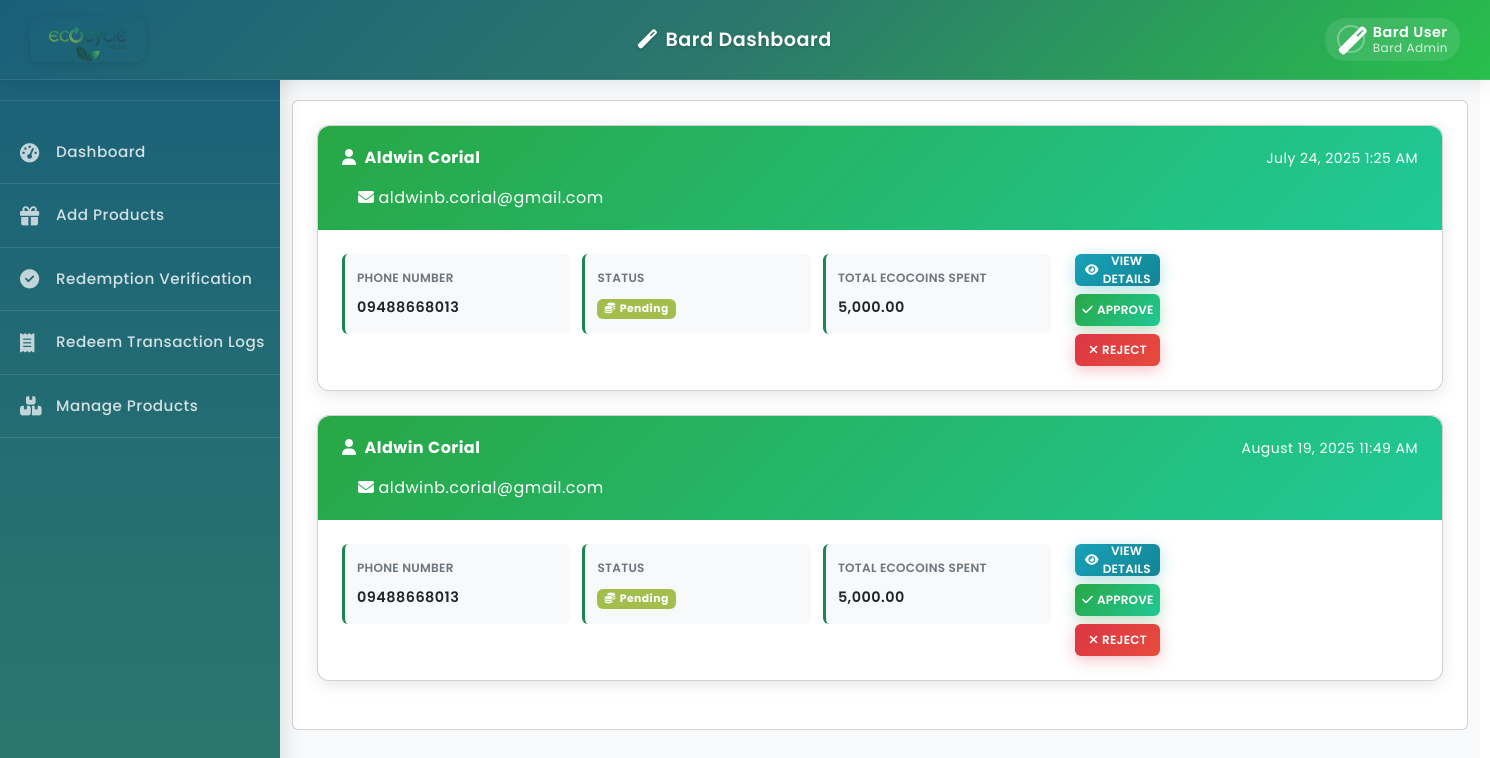
The app's page /admin/bardredemptionverification.php with its own data.
### tables this page shows
CREATE TABLE `bardproductsredeem` (
  `redeem_id` int(11) NOT NULL,
  `user_id` int(11) NOT NULL,
  `user_type` enum('buyer','seller') NOT NULL,
  `product_id` int(11) NOT NULL,
  `quantity` int(11) NOT NULL DEFAULT 1,
  `ecocoins_spent` int(11) NOT NULL,
  `status` enum('pending','approved','declined','completed') DEFAULT 'pending',
  `created_at` timestamp NOT NULL DEFAULT current_timestamp(),
  `updated_at` timestamp NOT NULL DEFAULT current_timestamp() ON UPDATE current_timestamp(),
  `cost` decimal(10,2) NOT NULL DEFAULT 0.00,
  `order_id` varchar(50) NOT NULL,
  `redeemed_at` datetime NOT NULL DEFAULT current_timestamp()
);

CREATE TABLE `buyers` (
  `buyer_id` int(11) NOT NULL,
  `fullname` varchar(100) NOT NULL,
  `username` varchar(50) NOT NULL,
  `phone_number` varchar(20) NOT NULL,
  `email` varchar(100) NOT NULL,
  `password` varchar(255) NOT NULL,
  `address` text DEFAULT NULL,
  `documents` varchar(255) DEFAULT NULL,
  `status` enum('active','blocked') DEFAULT 'active',
  `created_at` timestamp NOT NULL DEFAULT current_timestamp(),
  `updated_at` timestamp NOT NULL DEFAULT current_timestamp() ON UPDATE current_timestamp(),
  `last_login` datetime DEFAULT NULL,
  `ecocoins_balance` decimal(10,2) NOT NULL DEFAULT 0.00,
  PRIMARY KEY (`buyer_id`),
  UNIQUE KEY `username` (`username`),
  UNIQUE KEY `email` (`email`)
);

### admin/bardredemptionverification.php (the view, shortened to what this page needs)
<?php
require_once '../config/database.php';
include 'bardheader.php';
include 'bardsidebar.php';
$stmt = $pdo->prepare('
  SELECT r.*, b.fullname as buyer_name, b.email as buyer_email, b.phone_number
  FROM bardproductsredeem r
  JOIN buyers b ON r.user_id = b.buyer_id
  WHERE r.status = "pending"
  ORDER BY r.created_at ASC
');
$stmt->execute();
$orders = $stmt->fetchAll();
?>
<!DOCTYPE html>
<html lang="en">
<head>
    <link rel="stylesheet" href="style.css">
    <link href="https://cdn.jsdelivr.net/npm/bootstrap@5.3.0-alpha3/dist/css/bootstrap.min.css" rel="stylesheet">
    <link rel="stylesheet" href="https://cdnjs.cloudflare.com/ajax/libs/font-awesome/6.4.0/css/all.min.css">
</head>
<body>
<div class="main-content">
    <h2 style="color:#1a5f7a; font-weight:700;">Redemption Verification</h2>
    <div class="container users-fixed-panel" style="padding-top:40px;">
      <div class="card p-4">
        <?php if (empty($orders)): ?>
          <div class="text-center">
            <i class="fas fa-inbox fa-3x text-muted mb-3"></i>
            <h5 class="text-muted">No pending redemption requests found.</h5>
            <p class="text-muted">All redemption requests have been processed.</p>
          </div>
        <?php else: ?>
          <?php foreach ($orders as $order): ?>
            <div class="order-card card">
              <div class="card-header">
                <div class="d-flex justify-content-between align-items-center">
                  <div>
                    <strong><i class="fas fa-user me-2"></i><?php echo htmlspecialchars($order['buyer_name']); ?></strong>
                  </div>
                  <div class="text-end">
                    <small><?php echo date('F j, Y g:i A', strtotime($order['created_at'])); ?></small>
                  </div>
                </div>
                <div class="mt-2">
                  <span class="ms-3"><i class="fas fa-envelope me-1"></i><?php echo htmlspecialchars($order['buyer_email']); ?></span>
                </div>
              </div>
              <div class="card-body">
                <div class="row">
                  <div class="col-md-8">
                    <div class="order-info-grid">
                      <div class="order-info-item">
                        <div class="order-info-label">Phone Number</div>
                        <div class="order-info-value"><?php echo htmlspecialchars($order['phone_number']); ?></div>
                      </div>
                      <div class="order-info-item">
                        <div class="order-info-label">Status</div>
                        <div class="order-info-value">
                          <span class="badge bg-success"><i class="fas fa-coins me-1"></i>Pending</span>
                        </div>
                      </div>
                      <div class="order-info-item">
                        <div class="order-info-label">Total EcoCoins Spent</div>
                        <div class="order-info-value">
                            <?php echo isset($order['ecocoins_spent']) ? number_format($order['ecocoins_spent'], 2) : '0.00'; ?>
                        </div>
                      </div>
                    </div>
                  </div>
                  <div class="col-md-4">
                    <div class="d-flex flex-column gap-2">
                      <button type="button" class="btn btn-view btn-enhanced" onclick="viewOrderDetails(<?php echo htmlspecialchars(json_encode($order)); ?>)">
                        <i class="fas fa-eye me-1"></i> View Details
                      </button>
                      <button type="button" class="btn btn-approve btn-enhanced" onclick="approveOrder(<?php echo $order['redeem_id']; ?>, '<?php echo htmlspecialchars($order['buyer_name']); ?>')">
                        <i class="fas fa-check me-1"></i> Approve
                      </button>
                      <button type="button" class="btn btn-reject btn-enhanced" onclick="rejectOrder(<?php echo $order['redeem_id']; ?>, '<?php echo htmlspecialchars($order['buyer_name']); ?>')">
                        <i class="fas fa-times me-1"></i> Reject
                      </button>
                    </div>
                  </div>
                </div>
              </div>
            </div>
          <?php endforeach; ?>
        <?php endif; ?>
      </div>
    </div>
</div>
  </body></html>

### admin/bardheader.php (shortened to what this page needs)
<!DOCTYPE html>
<html lang="en">
  <head>
    <link rel="stylesheet" href="https://cdn.jsdelivr.net/npm/swiper@9/swiper-bundle.min.css">
    <link href="https://cdn.jsdelivr.net/npm/bootstrap@5.3.0-alpha3/dist/css/bootstrap.min.css" rel="stylesheet">
    <link rel="stylesheet" type="text/css" href="../css/vendor.css">
    <link rel="stylesheet" type="text/css" href="../style.css">
    <link rel="stylesheet" href="https://cdnjs.cloudflare.com/ajax/libs/font-awesome/6.0.0-beta3/css/all.min.css">
  </head>
  <body>
    <header class="bard-header">
      <div class="header-content">
        <div class="header-left">
          <div class="logo-section">
              <img src="../images/logo.png.png" alt="Ecocycle Logo" class="logo-img">
          </div>
        </div>
        <div class="header-center">
          <h4 class="page-title"><i class="fas fa-magic me-2"></i>Bard Dashboard</h4>
        </div>
        <div class="header-right">
          <div class="header-actions">
            <div class="bard-profile dropdown" data-bs-toggle="dropdown" aria-expanded="false" style="cursor:pointer; padding: 6px 12px; gap: 8px;">
              <i class="fas fa-magic bard-avatar" style="font-size: 28px; color: white; width: 28px; height: 28px; border-radius: 50%; border: 2px solid rgba(255,255,255,0.3); object-fit: cover;"></i>
              <div class="bard-info">
                <p class="bard-name" style="font-size: 0.9rem; font-weight: 600; margin: 0; line-height: 1.2;">Bard User</p>
                <p class="bard-role" style="font-size: 0.75rem; color: rgba(255,255,255,0.8); margin: 0; line-height: 1.2;">Bard Admin</p>
              </div>
            </div>
          </div>
        </div>
      </div>
    </header>
  </body>
</html>

### admin/bardsidebar.php (shortened to what this page needs)
<div class="bard-sidebar pt-0">
  <div class="bard-logo-section">
    <div class="bard-logo">
    </div>
  </div>
  <a href="barddashboard.php" class="bard-menu-item">
    <i class="fas fa-tachometer-alt"></i>
    <span class="bard-menu-text">Dashboard</span>
  </a>
  <a href="bardaddproducts.php" class="bard-menu-item">
    <i class="fas fa-gift"></i>
    <span class="bard-menu-text">Add Products</span>
  </a>
  <a href="bardredemptionverification.php" class="bard-menu-item">
    <i class="fas fa-check-circle"></i>
    <span class="bard-menu-text">Redemption Verification</span>
  </a>
  <a href="bardredemptionlogs.php" class="bard-menu-item">
    <i class="fas fa-receipt"></i>
    <span class="bard-menu-text">Redeem Transaction Logs</span>
  </a>
  <a href="managebardproducts.php" class="bard-menu-item">
    <i class="fas fa-boxes"></i>
    <span class="bard-menu-text">Manage Products</span>
  </a>
</div>

### style.css (style rules this page uses)
body { font-family: 'Poppins', sans-serif; --heading-font : "Inter", sans-serif; --bs-link-color: #333; --bs-link-hover-color:#333; --bs-link-color-rgb: 40,40,40; --bs-link-hover-color-rgb: 0,0,0; --bs-light-rgb: 248, 248, 248; --bs-font-sans-serif: "Inter", sans-serif; --bs-body-font-family: 'Poppins', sans-serif; --bs-body-font-size: 1rem; --bs-body-font-weight: 400; --bs-body-line-height: 2; --bs-body-color: #747474; --bs-primary: #6BB252; --bs-primary-rgb: 107, 178, 82; --bs-secondary: #364127; --bs-secondary-rgb: 54, 65, 39; --bs-danger: #F95F09; --bs-danger-rgb: 249, 95, 9; --bs-success: #a3be4c; --bs-success-rgb: 163, 190, 76; --bs-primary-bg-subtle: #FFF9EB; --bs-success-bg-subtle: #eef5e5; --bs-border-color: #F7F7F7; }
body { letter-spacing: 0.03em; }
h1,h2,h3,h4,h5,h6 { font-family: 'Poppins', sans-serif; color: var(--bs-dark); font-weight: 700; }
.container, .container-fluid, .container-lg, .container-md, .container-sm, .container-xl, .container-xxl { --bs-gutter-x: 3rem; }
.main-content { width: 100%; padding-left: 0; padding-right: 0; }

### admin/bardheader.php (style rules this page uses)
body { padding-top: 80px; font-family: 'Poppins', sans-serif; background-color: #f8f9fa; }
.bard-header { background: linear-gradient(135deg, #1a5f7a 0%, #2c786c 50%, #28bf4b 100%); height: 80px; position: fixed; top: 0; left: 0; width: 100%; z-index: 1100; box-shadow: 0 2px 20px rgba(0,0,0,0.1); border-bottom: 1px solid rgba(255,255,255,0.1); }
.header-content { height: 100%; display: flex; align-items: center; justify-content: space-between; padding: 0 30px; }
.header-left { display: flex; align-items: center; gap: 20px; }
.logo-section { display: flex; align-items: center; gap: 15px; }
.logo-img { height: 45px; border-radius: 8px; box-shadow: 0 2px 10px rgba(0,0,0,0.1); }
.header-center { flex: 1; display: flex; justify-content: center; align-items: center; }
.page-title { color: white; font-weight: 600; font-size: 1.2rem; margin: 0; text-shadow: 0 1px 3px rgba(0,0,0,0.2); }
.header-right { display: flex; align-items: center; gap: 20px; }
.header-actions { display: flex; align-items: center; gap: 15px; }
.bard-profile { display: flex; align-items: center; gap: 8px; padding: 6px 12px; background: rgba(255,255,255,0.1); border-radius: 20px; backdrop-filter: blur(10px); transition: all 0.3s ease; cursor: pointer; }
.bard-avatar { width: 28px; height: 28px; border-radius: 50%; border: 2px solid rgba(255,255,255,0.3); object-fit: cover; }
.bard-info { color: white; text-align: left; }
.bard-name { font-weight: 600; font-size: 0.9rem; margin: 0; line-height: 1.2; }
.bard-role { font-size: 0.75rem; color: rgba(255,255,255,0.8); margin: 0; line-height: 1.2; }

### admin/bardsidebar.php (style rules this page uses)
.bard-sidebar { background: linear-gradient(180deg, #1a5f7a 0%, #2c786c 100%); border-right: none; height: 100vh; position: fixed; overflow-y: auto; width: 280px; left: 0; top: 0; z-index: 1050; box-shadow: 4px 0 20px rgba(0,0,0,0.1); transition: all 0.3s ease; font-family: 'Poppins', sans-serif; }
.bard-menu-item { padding: 16px 20px; border-bottom: 1px solid rgba(255,255,255,0.1); font-weight: 500; display: flex; align-items: center; transition: all 0.3s ease; color: rgba(255,255,255,0.8); text-decoration: none; position: relative; font-size: 0.95rem; white-space: nowrap; }
.bard-menu-item i { width: 24px; margin-right: 6px; font-size: 1.2rem; opacity: 0.9; flex-shrink: 0; }
.bard-logo-section { padding: 25px 20px 15px 20px; text-align: center; border-bottom: 1px solid rgba(255,255,255,0.1); margin-bottom: 20px; }
.bard-logo { width: 50px; height: 50px; border-radius: 12px; background: rgba(255,255,255,0.1); display: flex; align-items: center; justify-content: center; margin: 0 auto 10px; font-size: 1.5rem; color: #28bf4b; }
.bard-menu-text { margin-left: 6px; display: inline-block; }

### records on screen
bardproductsredeem: buyers.fullname "Aldwin Corial", created_at "July 24, 2025 1:25 AM", buyers.email "aldwinb.corial@gmail.com", buyers.phone_number "09488668013", ecocoins_spent "5,000.00"
bardproductsredeem: buyers.fullname "Aldwin Corial", created_at "August 19, 2025 11:49 AM", buyers.email "aldwinb.corial@gmail.com", buyers.phone_number "09488668013", ecocoins_spent "5,000.00"
